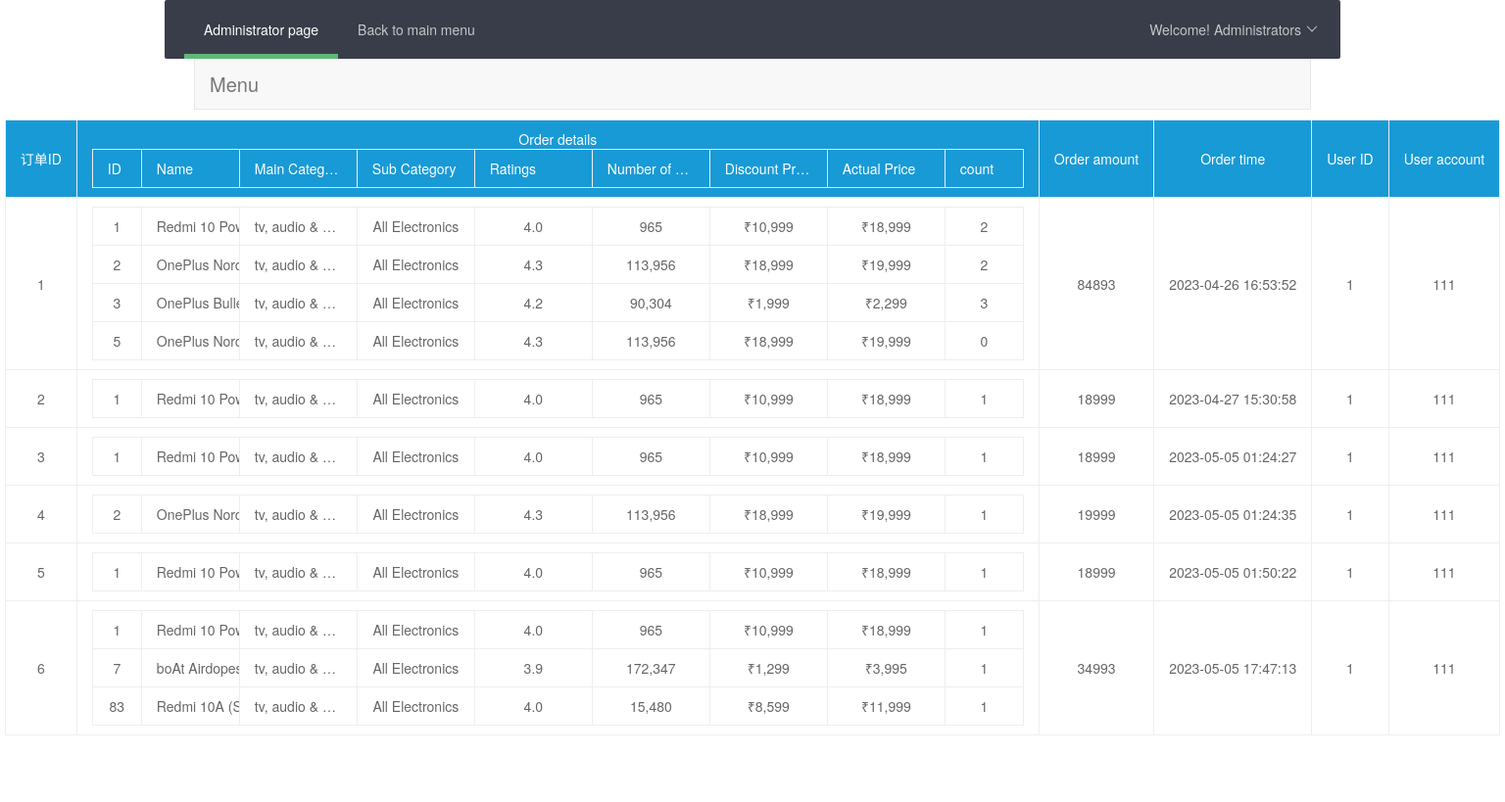
Before: /admin_in/ with the older database file.
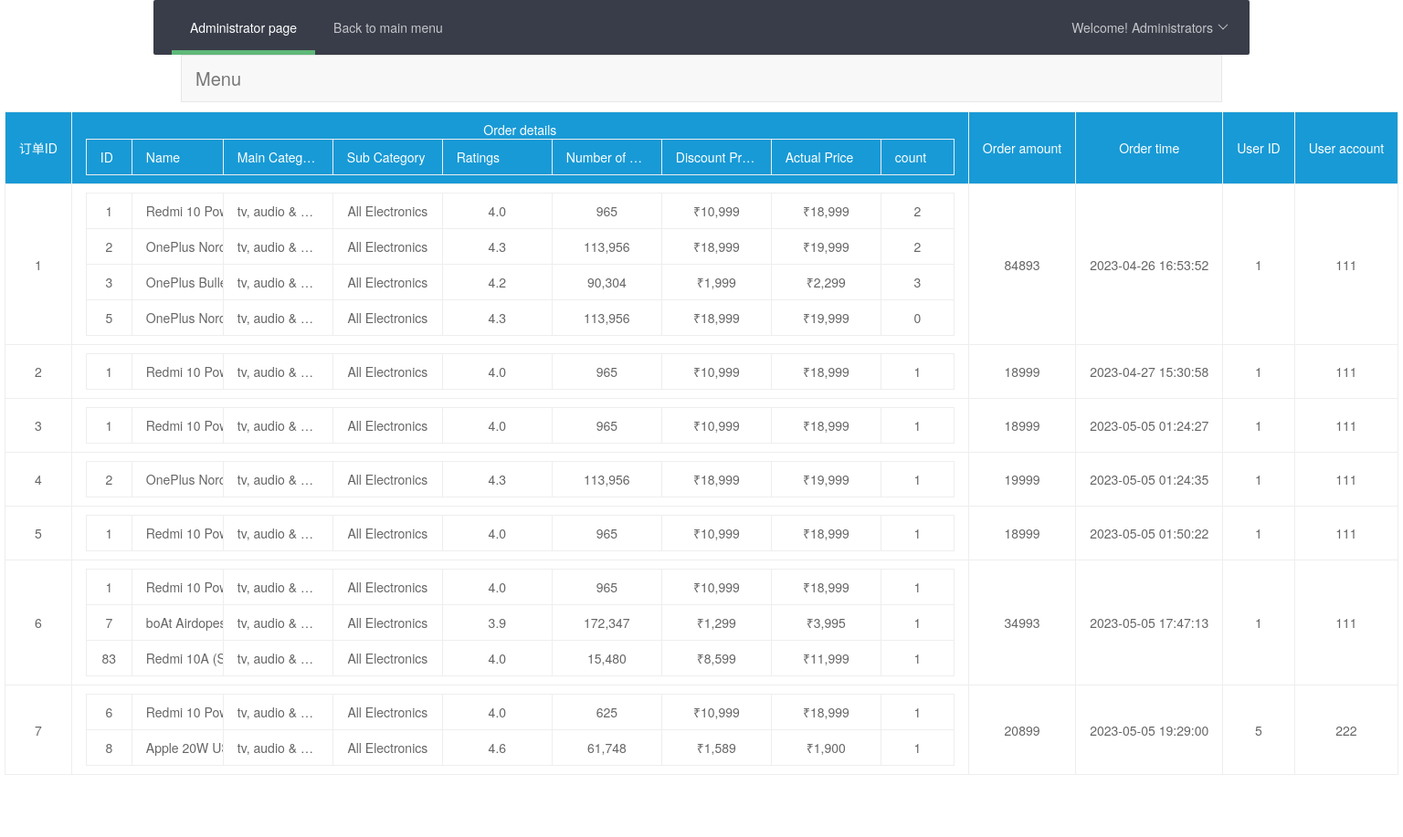
After: the same page with the newer database file.
### shop/models.py (models this page shows, shortened)
class Order(models.Model):
    oid = models.AutoField(primary_key=True)
    amount=models.IntegerField()
    time = models.CharField(max_length=250)
    eletronics=models.ManyToManyField(Part)
    user=models.ForeignKey(to=User, to_field="id", on_delete=models.CASCADE)

class Part(models.Model):
    eletronics = models.ForeignKey(to=eletronics, to_field="eid", on_delete=models.CASCADE)
    number = models.IntegerField(default=0)

class eletronics(models.Model):
    eid= models.AutoField(primary_key=True)
    name = models.CharField("", max_length=250, default="")
    main_category = models.CharField("", max_length=250, default="")
    sub_category = models.CharField("", max_length=250, default="")
    ratings = models.CharField("", max_length=250, default="")
    no_of_ratings = models.CharField("", max_length=250, default="")
    discount_price = models.CharField("", max_length=250, default="")
    actual_price = models.CharField("", max_length=250, default="")

class User(models.Model):
    username = models.CharField(max_length=50, unique=True)
    password = models.CharField(max_length=50,default='')
    identity= models.CharField(max_length=50,default='customer')

### shop/views.py (the view)
# urls.py: path('admin_in/', views.admin_in, name='admin_in'),
def admin_in(request):
    return render(request, 'shop/admin_in.html', {'order': Order.objects.all()})

### shop/templates/shop/admin_in.html (shortened to what this page needs)
{% load static %}
<!DOCTYPE html>
<html lang="en">
<head>
    <link rel="stylesheet" href="{% static 'plugins/bootstrap-3.4.1/css/bootstrap.min.css' %}">
    <link rel="stylesheet" href="{% static 'css/layui.css' %}" tppabs="http://res.layui.com/layui/dist/css/layui.css"
          media="all">
</head>
<body>
<ul class="layui-nav" lay-filter=""  style="width:1200px;margin-left: auto;margin-right: auto">
  <li class="layui-nav-item layui-this"><a onclick="location.href='{% url 'product_list' %}'">Administrator page</a></li>
  <li class="layui-nav-item "><a onclick="location.href='{% url 'index' %}'">Back to main menu</a></li>
  <li class="layui-nav-item" style="float: right">
    <a href="javascript:;">Welcome! Administrators</a>
  </li>
</ul>
    <div class="container">
        <nav class="navbar navbar-default">
            <div class="container-fluid">
                <div class="navbar-header">
                    <a class="navbar-brand" href="#" style="font-size: 20px">Menu</a>
                </div>
            </div>
        </nav>
        </div>
<table class="layui-table" STYLE="width: auto;text-align: center;margin-left: auto;margin-right: auto">
                <colgroup>
                    <col width="50">
                    <col width="950">
                    <col width="50">
                    <col width="150">
                    <col width="50">
                    <col width="50">
                </colgroup>
                <thead>
                   <th>订单ID</th>
                <th style="text-align: center">Order details
                    <table><tr>
                   <th style="width: 50px">ID</th>
                <th style="width: 100px">Name</th>
                <th style="width: 120px">Main Category</th>
                <th style="width: 120px">Sub Category</th>
                <th style="width: 120px">Ratings</th>
                <th style="width: 120px">Number of Ratings</th>
                <th style="width: 120px">Discount Price</th>
                <th style="width: 120px">Actual Price</th>
                        <th style="width: 80px">count</th>
                    </tr>
                </table></th>
                <th>Order amount</th>
                <th style="text-align: center">Order time</th>
                <th>User ID</th>
                <th>User account</th>
                </thead>
                <tbody>
               {% for item in order %}
           <tr>
           <td>{{ item.oid }}</td>
           <td>
               <table style="width: 100%;">
               {% for product in item.eletronics.all %}
                   <tr>
                      <td style="width: 50px">{{ product.eletronics.eid }}</td>
                <td style="width: 100px">
                    <div class="scroll" title="{{ product.eletronics.name }}">
                        <span class="text">{{ product.eletronics.name }}</span>
                    </div>
                </td>
                <td style="width: 120px">{{ product.eletronics.main_category }}</td>
                <td style="width: 120px">{{ product.eletronics.sub_category }}</td>
                <td style="width: 120px">{{ product.eletronics.ratings }}</td>
                <td style="width: 120px">{{ product.eletronics.no_of_ratings }}</td>
                <td style="width: 120px">{{ product.eletronics.discount_price }}</td>
                <td style="width: 120px">{{ product.eletronics.actual_price }}</td>
                        <td style="width: 80px">{{ product.number }}</td>
                   </tr>
                    {% endfor %}
               </table>
<td>{{ item.amount }}</td>
           <td>{{ item.time }}</td>
           <td>{{ item.user.id }}</td>
           <td>{{ item.user.username }}</td>
           </td>
           </tr>
       {% endfor %}
                </tbody>
            </table>
<h3 style="text-align: center; color: #ffffff;">echart</h3>
                <div id="m1" style="width: 100%;height: 500px"></div>
</body>
</html>
</body>
</html>

### shop/templates/shop/admin_in.html (style rules this page uses)
.navbar { border-radius: 0; margin-bottom: 0; }
table { border: 1px solid #e3e6e8; border-collapse: collapse; display: table; table-layout: fixed; text-align: center; width: 100%; }
th, td { border: 1px solid #e3e6e8; height: 38px; line-height: 38px; overflow: hidden; text-overflow: ellipsis; white-space: nowrap; text-align: center; }
th { background-color: #189AD6; color: #fff; text-align: center; }

Changed rows visible on the page:
added Order: oid "7", amount "20899", time "2023-05-05 19:29:00", user.id "5", user.username "222"
added Part: eletronics.eid "6", eletronics.name "Redmi 1…", eletronics.main_category "tv, audio &…", eletronics.sub_category "All Electronics", eletronics.ratings "4.0", eletronics.no_of_ratings "625", eletronics.discount_price "₹10,999", eletronics.actual_price "₹18,999", number "1", shown under "7"
added Part: eletronics.eid "8", eletronics.name "Apple 20…", eletronics.main_category "tv, audio &…", eletronics.sub_category "All Electronics", eletronics.ratings "4.6", eletronics.no_of_ratings "61,748", eletronics.discount_price "₹1,589", eletronics.actual_price "₹1,900", number "1", shown under "7"
